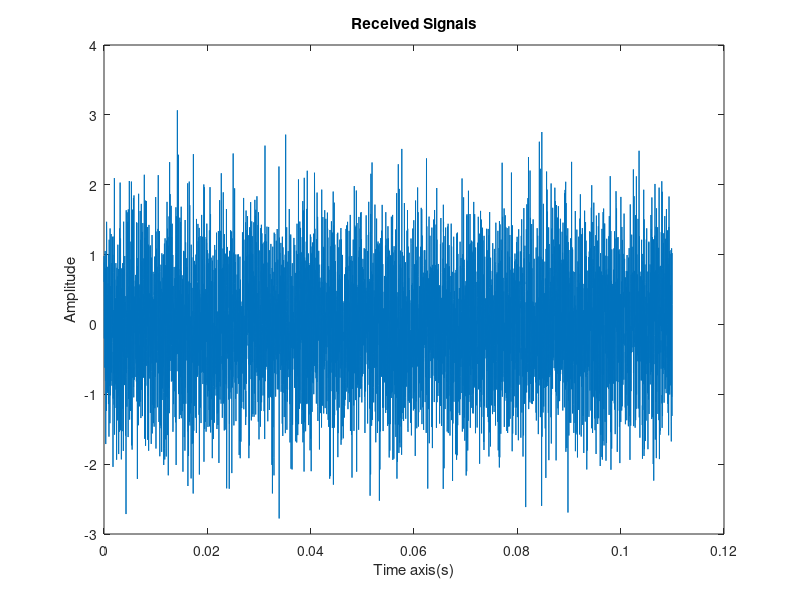
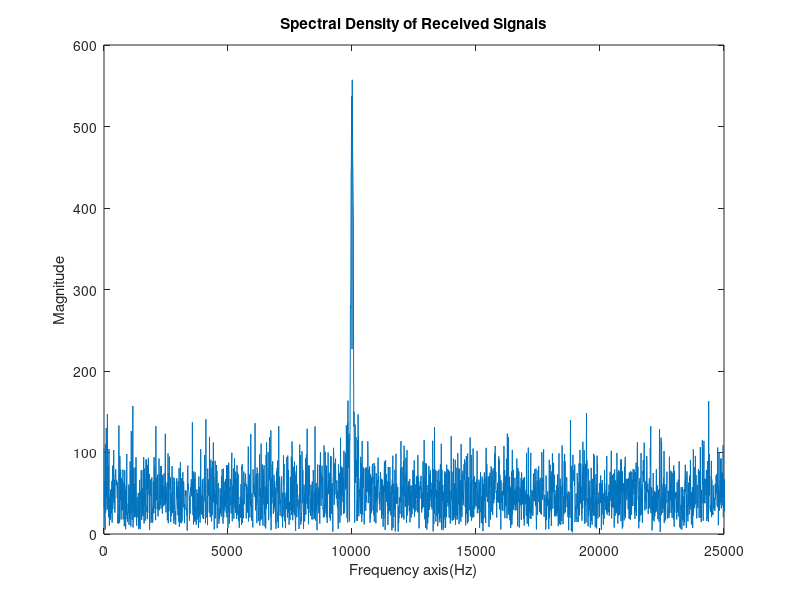
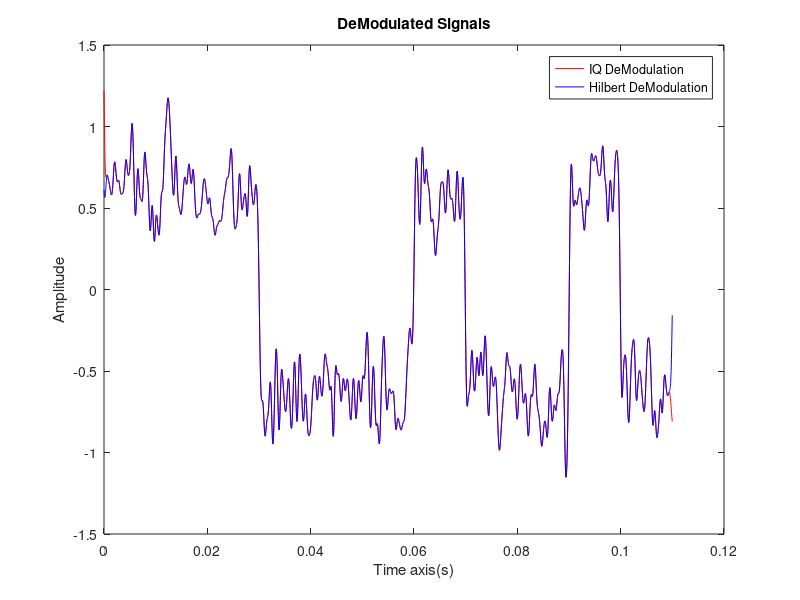
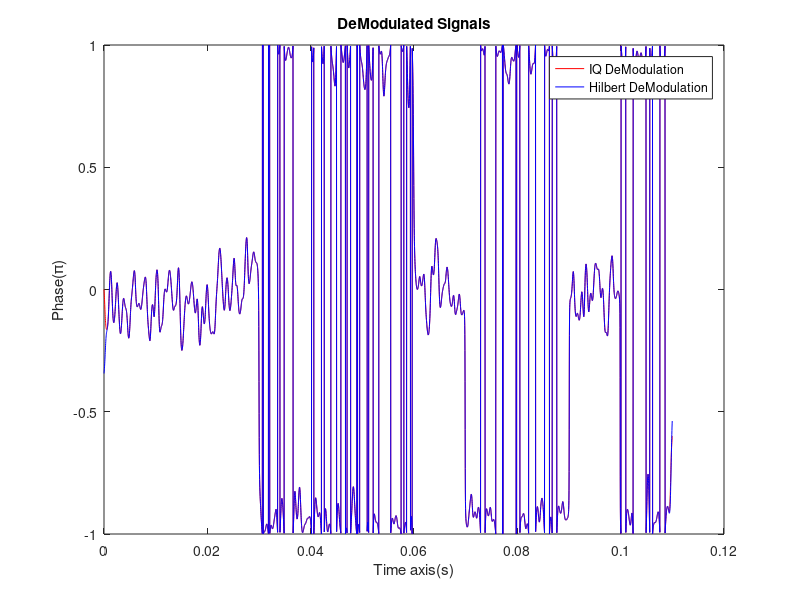

MATLAB code for these plots, in order:
clear all; close all;clc;
% Author: jakejiangjn
% Date 2015-3-18
% All Rights Reserved
%%
fc = 10e3;
fs = 50e3;
int = 1e-2; % bit rate = 1/int
T = 11*int;
SNR = 0;
seq = [+1 +1 +1 -1 -1 -1 +1 -1 -1 +1 -1];
temp = (0:1/fs:int-1/fs).';L_s = numel(temp);
carrier_I = cos( 2*pi*fc*temp );
carrier_Q = sin( 2*pi*fc*temp );
x = carrier_I*seq;  L_x = numel(x);
x = reshape( x, 1, L_x );
temp = exp( 1j*unwrap(rand(1,L_x)-0.5)*pi ); % Phase Disturbance; a -2*pi~2*pi disturbance will highly cause severe Phase Ambiguity
x = real( 10^(SNR/20)*x.*temp + [1,1j]*randn(2,L_x)/sqrt(2) );
temp = (0:L_x-1)/L_x;
figure(1);plot( temp*T, x );title('Received Signals');xlabel('Time axis(s)');ylabel('Amplitude');
figure(2);plot( temp*fs, abs(fft(x)) );xlim([0 fs/2]);
title('Spectral Density of Received Signals');xlabel('Frequency axis(Hz)');ylabel('Magnitude');
%% IQ DeModulation
temp = 0:1/fs:T-1/fs;
carrier_I = 2*cos( 2*pi*fc*temp );
carrier_Q = 2*sin( 2*pi*fc*temp );
x_iq = x.*carrier_I - x.*1j.*carrier_Q; % Notice!
b = fir1(48,1e3*2/fs);
x_iq = filtfilt( b, 1, x_iq );
result_iq = reshape( real(x_iq), L_s, 11 );
result_iq = sign(sum(sign( result_iq )));
%% Hilbert DeModulation
x_h = hilbert(x);
x_h = x_h .*exp(-2j*pi*fc*temp);
x_h = filtfilt( b, 1, x_h );
result_h = reshape( real(x_h), L_s,11 );
result_h = sign(sum(sign( result_h )));
%% Figure Plot;
figure(3)
plot( temp,real(x_iq),'r', temp,real(x_h),'b' );legend( 'IQ DeModulation', 'Hilbert DeModulation' );
title('DeModulated Signals');xlabel('Time axis(s)');ylabel('Amplitude');
ylim([-1.5, 1.5]);
figure(4)
plot( temp,angle(x_iq)/pi,'r', temp,angle(x_h)/pi,'b' );legend( 'IQ DeModulation', 'Hilbert DeModulation' );
title('DeModulated Signals');xlabel('Time axis(s)');ylabel('Phase(\pi)');
figure(5);
subplot(3,1,1);stem(seq);title('Original Bits');
subplot(3,1,2);stem(result_iq);title('IQ DeMod Bits');
subplot(3,1,3);stem(result_h);title('Hilbert DeMod Bits');
